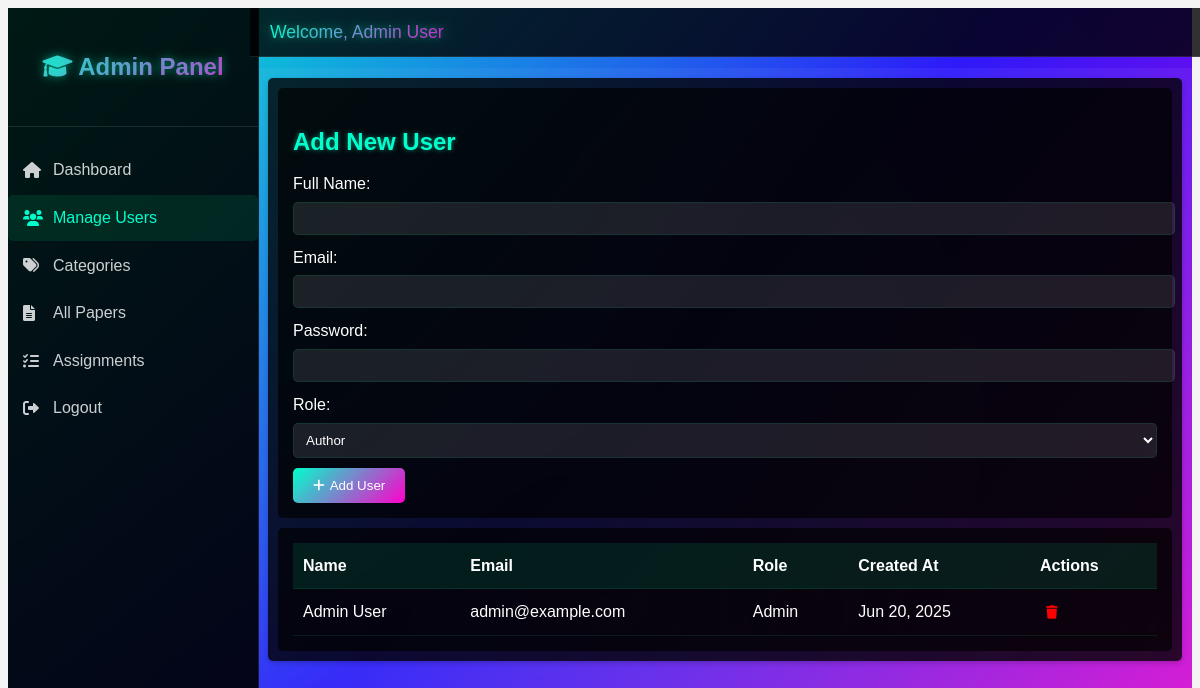
The page /admin/users.php (signed in) on the database its author committed.
### tables this page shows
CREATE TABLE IF NOT EXISTS users (
    id INT PRIMARY KEY AUTO_INCREMENT,
    name VARCHAR(100) NOT NULL,
    email VARCHAR(100) NOT NULL UNIQUE,
    password VARCHAR(255) NOT NULL,
    institution VARCHAR(255),
    role ENUM('author', 'reviewer', 'admin') NOT NULL,
    created_at TIMESTAMP DEFAULT CURRENT_TIMESTAMP
);

### config/database.php (called while the page is built, shortened)
<?php
function get_db_connection() {
    $conn = new mysqli(DB_SERVER, DB_USERNAME, DB_PASSWORD);
    $conn->autocommit(FALSE);
    return $conn;
}
$conn = get_db_connection();
function execute_query($sql) {
    global $conn;
    $result = mysqli_query($conn, $sql);
    return $result;
}
?>

### admin/users.php (the view, shortened to what this page needs)
<?php
require_once '../config/database.php';
$sql = "SELECT name FROM users WHERE id = ?";
$stmt = mysqli_prepare($conn, $sql);
mysqli_stmt_bind_param($stmt, "i", $_SESSION['user_id']);
mysqli_stmt_execute($stmt);
$result = mysqli_stmt_get_result($stmt);
$user = mysqli_fetch_assoc($result);
try {
    $sql = "SELECT * FROM users ORDER BY created_at DESC";
    $result = execute_query($sql);
    $users = mysqli_fetch_all($result, MYSQLI_ASSOC);
} catch (Exception $e) {
    rollback_transaction();
    handle_db_error("Error fetching users: " . $e->getMessage());
}
?>
<!DOCTYPE html>
<html lang="en">
<head>
    <link rel="stylesheet" href="../assets/css/style.css">
    <link rel="stylesheet" href="../assets/css/admin.css">
    <link rel="stylesheet" href="https://cdnjs.cloudflare.com/ajax/libs/font-awesome/6.0.0/css/all.min.css">
</head>
<body>
    <div class="admin-container">
        <div class="sidebar">
            <div class="sidebar-header">
                <h2><i class="fas fa-graduation-cap"></i> Admin Panel</h2>
            </div>
            <nav class="sidebar-nav">
                <a href="dashboard.php">
                    <i class="fas fa-home"></i>
                    Dashboard
                </a>
                <a href="users.php" class="active">
                    <i class="fas fa-users"></i>
                    Manage Users
                </a>
                <a href="categories.php">
                    <i class="fas fa-tags"></i>
                    Categories
                </a>
                <a href="papers.php">
                    <i class="fas fa-file-alt"></i>
                    All Papers
                </a>
                <a href="assignments.php">
                    <i class="fas fa-tasks"></i>
                    Assignments
                </a>
                <a href="../logout.php">
                    <i class="fas fa-sign-out-alt"></i>
                    Logout
                </a>
            </nav>
        </div>
        <div class="header">
            <div class="user-info">
                <span>Welcome, <?php echo htmlspecialchars($user['name']); ?></span>
            </div>
        </div>
        <div class="main-content">
            <div class="dashboard-content">
                <div class="add-user-form">
                    <h2>Add New User</h2>
                    <form method="POST" action="">
                        <div class="form-group">
                            <label for="name">Full Name:</label>
                            <input type="text" name="name" id="name" required>
                        </div>
                        <div class="form-group">
                            <label for="email">Email:</label>
                            <input type="email" name="email" id="email" required>
                        </div>
                        <div class="form-group">
                            <label for="password">Password:</label>
                            <input type="password" name="password" id="password" required>
                        </div>
                        <div class="form-group">
                            <label for="role">Role:</label>
                            <select name="role" id="role" required>
                                <option value="author">Author</option>
                            </select>
                        </div>
                        <button type="submit" class="submit-btn">
                            <i class="fas fa-plus"></i> Add User
                        </button>
                    </form>
                </div>
                <div class="users-table">
                    <table>
                        <thead>
                            <tr>
                                <th>Name</th>
                                <th>Email</th>
                                <th>Role</th>
                                <th>Created At</th>
                                <th>Actions</th>
                            </tr>
                        </thead>
                        <tbody>
                            <?php foreach ($users as $user): ?>
                                <tr>
                                    <td><?php echo htmlspecialchars($user['name']); ?></td>
                                    <td><?php echo htmlspecialchars($user['email']); ?></td>
                                    <td>
                                        <span><?php echo htmlspecialchars(ucfirst($user['role'])); ?></span>
                                    </td>
                                    <td><?php echo date('M d, Y', strtotime($user['created_at'])); ?></td>
                                    <td>
                                        <form method="POST" action="users.php" class="delete-form">
                                            <button type="submit" class="delete-btn" onclick="return handleDelete(event, this.form, '<?php echo $_SESSION['user_id']; ?>')">
                                                <i class="fas fa-trash"></i>
                                            </button>
                                        </form>
                                    </td>
                                </tr>
                            <?php endforeach; ?>
                        </tbody>
                    </table>
                </div>
            </div>
        </div>
    </div>
</body>
</html>

### assets/css/style.css (style rules this page uses)
body { font-family: Arial, sans-serif; line-height: 1.6; background-color: #f4f4f4; }
.user-info { display: flex; align-items: center; gap: 1rem; }

### assets/css/admin.css (style rules this page uses)
.admin-container { display: flex; min-height: 100vh; }
.sidebar { width: 250px; background: rgba(0, 0, 0, 0.9); color: #fff; padding: 20px; position: fixed; height: 100vh; overflow-y: auto; z-index: 2; backdrop-filter: blur(10px); border-right: 1px solid rgba(255, 255, 255, 0.1); }
.sidebar-header { text-align: center; padding: 20px 0; border-bottom: 1px solid rgba(255, 255, 255, 0.1); margin-bottom: 20px; }
.sidebar-header h2 { font-size: 1.5rem; margin: 0; background: linear-gradient(135deg, #00ffcc, #ff00cc); -webkit-background-clip: text; -webkit-text-fill-color: transparent; text-shadow: 0 0 10px rgba(0, 255, 204, 0.5); }
.sidebar-nav a { display: flex; align-items: center; gap: 10px; padding: 12px 15px; color: rgba(255, 255, 255, 0.8); text-decoration: none; border-radius: 5px; margin-bottom: 5px; transition: all 0.3s ease; }
.sidebar-nav a:hover, .sidebar-nav a.active { background: rgba(0, 255, 142, 0.1); color: #00ffcc; }
.sidebar-nav i { width: 20px; }
.main-content { flex: 1; margin-left: 250px; padding: 20px; }
.user-info { display: flex; align-items: center; gap: 10px; }
.user-info span { background: linear-gradient(135deg, #00ffcc, #ff00cc); -webkit-background-clip: text; -webkit-text-fill-color: transparent; text-shadow: 0 0 10px rgba(0, 255, 204, 0.5); }
table { width: 100%; border-collapse: collapse; }
th, td { padding: 12px; text-align: left; border-bottom: 1px solid rgba(0, 255, 142, 0.1); color: #fff; }
th { background: rgba(0, 255, 142, 0.1); }

### rows shown on the page
users: name "Admin User", email "admin@example.com", role "Admin", created_at "Jun 20, 2025"
